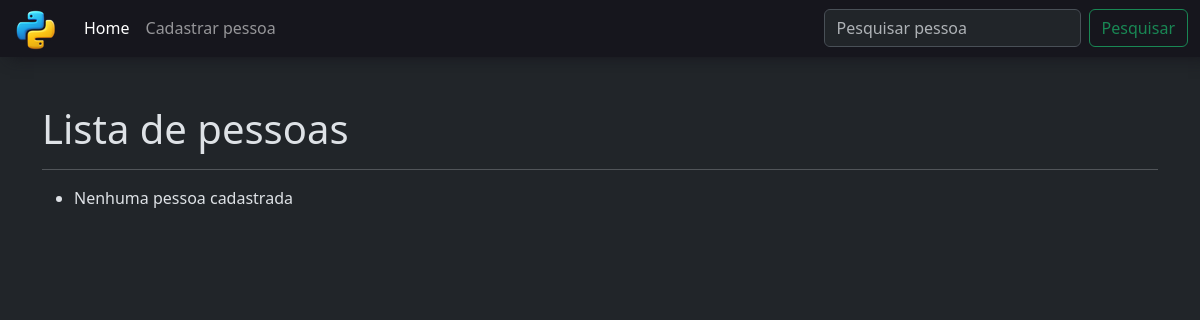
The app's page /crud_app/, older data.
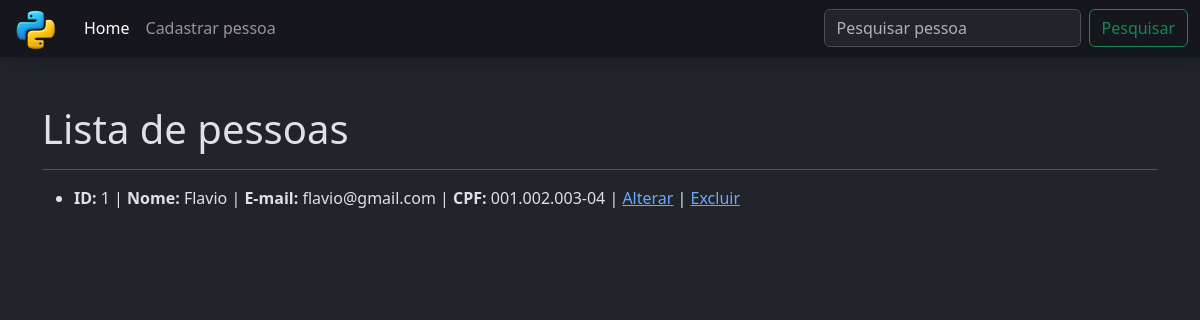
The same page, newer data.
### crud_app/models.py (models this page shows, shortened)
class Pessoa(models.Model):
    id_pessoa = models.AutoField(primary_key=True)
    nome = models.CharField(max_length=255, null=False, blank=False)
    email = models.EmailField(unique=True, null=False, blank=False)
    cpf = models.CharField(max_length=14, unique=True, null=True, blank=True)

### crud_app/views.py (the view)
# urls.py: path('', views.home, name='home'),
def home(request):
    pessoas = Pessoa.objects.all()
    return render(request, "home.html", {"pessoas":pessoas})

### crud_app/templates/home.html (shortened to what this page needs)
{% load static %}
<!doctype html>
<html lang="pt-br">
<head>
    <link href="https://cdn.jsdelivr.net/npm/bootstrap@5.3.8/dist/css/bootstrap.min.css" rel="stylesheet"
>
</head>
<body class="bg-dark" data-bs-theme="dark">
    <nav class="navbar navbar-expand-lg mb-5" data-bs-theme="dark" style="background-color: #16161d; box-shadow: 10px 0px 15px #16161d;">
        <div class="container-fluid">
            <a class="navbar-brand" href="#">
                <img src="{% static 'img/icone.png' %}" alt="Ícone" style="margin: -10px 0px;" />
            </a>
            <div class="collapse navbar-collapse" id="navbarSupportedContent">
                <ul class="navbar-nav me-auto mb-2 mb-lg-0">
                    <li class="nav-item">
                        <a class="nav-link active" aria-current="page" href="/crud_app/">Home</a>
                    </li>
                    <li class="nav-item">
                        <a class="nav-link" href="/crud_app/cadastro">Cadastrar pessoa</a>
                    </li>
                </ul>
                <form action="{% url 'buscar_pessoa' %}" method="GET" class="d-flex" role="search">
                    <input class="form-control me-2" type="search" placeholder="Pesquisar pessoa" aria-label="Search" name="buscar" />
                    <button class="btn btn-outline-success" type="submit">Pesquisar</button>
                </form>
            </div>
        </div>
    </nav>
    <div class="container">
        <h1>Lista de pessoas</h1>
        <hr>
        <ul>
            {% for pessoa in pessoas %}
                <li>
                    <b>ID: </b>{{ pessoa.id_pessoa }} |
                    <b>Nome: </b>{{ pessoa.nome }} |
                    <b>E-mail: </b>{{ pessoa.email }} |
                    <b>CPF: </b>{{ pessoa.cpf }} |
                    <a href="{% url 'alterar_pessoa' pessoa.id_pessoa %}">Alterar</a> |
                    <a href="{% url 'deletar_pessoa' pessoa.id_pessoa %}">Excluir</a>
                </li>
            {% empty %}
                <li>Nenhuma pessoa cadastrada</li>
            {% endfor %}
        </ul>
    </div>
</body>
</html>

Row changes from the older to the newer data that the page shows:
added Pessoa: id_pessoa "1", nome "Flavio", email "flavio@gmail.com", cpf "001.002.003-04"
Text that changed along with them:
text no longer shown: "Nenhuma pessoa cadastrada"
